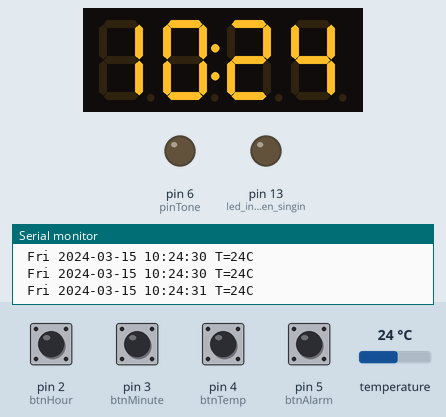
The sketch below on a simulated Arduino Uno, built with avr-gcc and run on an emulated ATmega328P. On the bench: 4-digit seven-segment display, output pins drawn as LEDs (lit = HIGH), the last lines printed to the serial monitor. The test bench sets the inputs (shaded band); at power-on: pin 2 (btnHour), pin 3 (btnMinute), pin 4 (btnTemp), pin 5 (btnAlarm) HIGH, temperature 24 °C. The local clock reads 2024-03-15 10:24:30 at power-on unless the sketch sets it.

Above: at 1.3 s.
1.4 s: pin 4 (btnTemp) pulled LOW for 0.6 s
At 1.9 s:
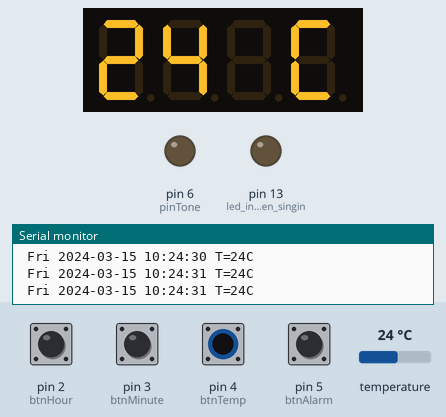
3.5 s: pin 2 (btnHour) pulled LOW for 0.6 s
At 5.1 s:
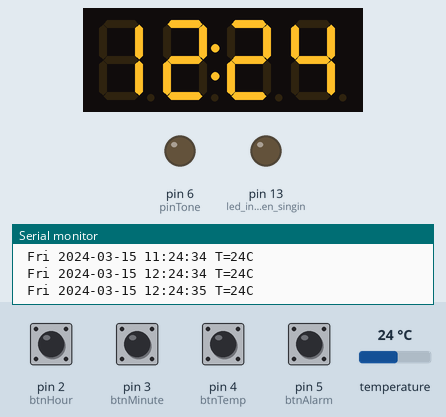
6.0 s: pin 3 (btnMinute) pulled LOW for 0.6 s
At 8.0 s:
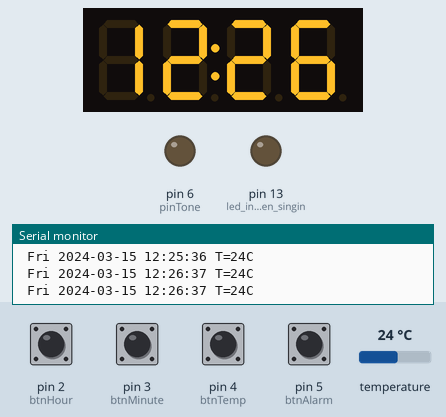
8.5 s: pin 5 (btnAlarm) pulled LOW for 0.6 s
At 9.0 s:
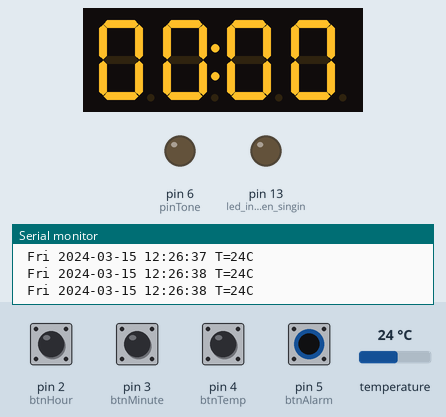
10.6 s: pin 2 (btnHour) pulled LOW for 1 s
At 12.0 s:
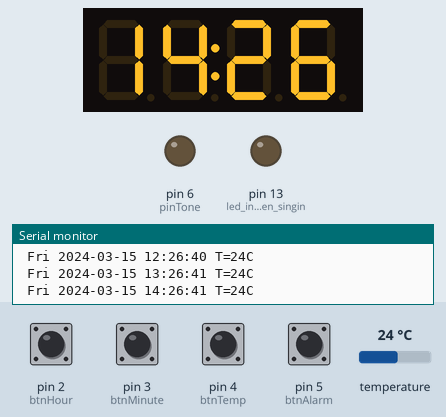
13.1 s: pin 3 (btnMinute) pulled LOW for 1 s
At 31.5 s:
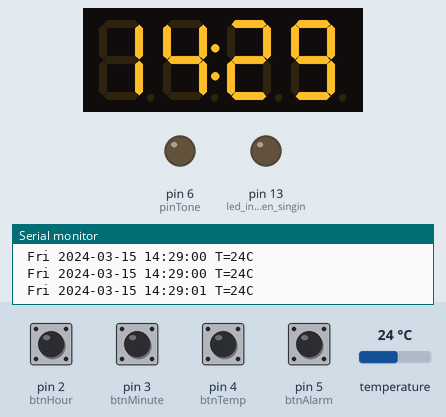
Timing chart, 0 to 31.8 s (numbered marks = the images above; inputs shaded):
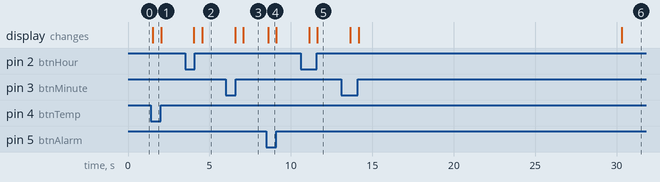

Measured:
- after the input at 1.4 s, the display: changes after 0.12 s (image 1)
- after the input at 3.5 s, the display: first changes after 0.55 s (image 2 shows a later state)
- after the input at 6.0 s, the display: first changes after 0.58 s (image 3 shows a later state)
- after the input at 8.5 s, the display: changes after 0.10 s (image 4)
- after the input at 10.6 s, the display: first changes after 0.53 s (image 5 shows a later state)

The sketch:

alarmclock.ino
```cpp
/***********************************************************************
 * Alarm clock
 *
 * Uses the following peripherals:
 *
 * HT16K33 4-digit 7-segment display with I2C interface
 * DS32321 Real-time clock module with I2C interface
 * 1 passive buzzer
 * 3 pushbuttons connected to digital inputs (active LOW)
 * 1 latching switch (active LOW)
 *
 * Features:
 * - keeps time, even when powered off thanks to battery-backed RTC
 * - 24-hour time display
 * - alarm that plays a tune
 ***********************************************************************/

#include <PlayRtttl.h>
#include <RTClib.h>
#include <HT16K33.h>

// pushbuttons for hour, minute and temperature display
const byte btnHour = 2;
const byte btnMinute = 3;
const byte btnTemp = 4;
// alarm on/off switch
const byte btnAlarm = 5;
// pin connected to the buzzer
const byte pinTone = 6;

RTC_DS3231 rtc;
HT16K33 display(0x70);

// encodings of the digits on the 7-segment display
const uint8_t charmap[] = {
  0x3F,   // 0
  0x06,   // 1
  0x5B,   // 2
  0x4F,   // 3
  0x66,   // 4
  0x6D,   // 5
  0x7D,   // 6
  0x07,   // 7
  0x7F,   // 8
  0x6F,   // 9
};

char buf[32];
int showAlarmTime = -1;
int alarmHour;
int alarmMin;
const char *weekdays[] = {"Sun", "Mon", "Tue", "Wed", "Thu", "Fri", "Sat"};
char StarWarsInRam[] = "StarWars:d=32,o=5,b=45,l=2,s=N:p,f#,f#,f#,8b.,8f#.6,e6,d#6,c#6,8b.6,16f#.6,e6,d#6,c#6,8b.6,16f#.6,e6,d#6,e6,8c#6";

void setup() {
  Serial.begin(9600);

  display.begin();
  Wire.setClock(100000);
  display.displayClear();
  display.suppressLeadingZeroPlaces(1);
  display.displayOn();

  pinMode(btnHour, INPUT_PULLUP);
  pinMode(btnMinute, INPUT_PULLUP);
  pinMode(btnTemp, INPUT_PULLUP);
  pinMode(btnAlarm, INPUT_PULLUP);
  pinMode(pinTone, OUTPUT);  //buzzer
  pinMode(13, OUTPUT);       //led indicator when singing a note

  if (!rtc.begin()) {
    Serial.println("Couldn't find RTC");
    Serial.flush();
    abort();
  }
  if (rtc.lostPower()) {
    Serial.println("RTC lost power, let's set the time!");
    // When time needs to be set on a new device, or after a power loss, the
    // following line sets the RTC to the date & time this sketch was compiled
    rtc.adjust(DateTime(F(__DATE__), F(__TIME__)));
    // This line sets the RTC with an explicit date & time, for example to set
    // January 21, 2014 at 3am you would call:
    // rtc.adjust(DateTime(2014, 1, 21, 3, 0, 0));
  }

  //we don't need the 32K Pin, so disable it
  rtc.disable32K();
  rtc.clearAlarm(1);
  rtc.clearAlarm(2);

  // stop oscillating signals at SQW Pin
  // otherwise setAlarm1 will fail
  rtc.writeSqwPinMode(DS3231_OFF);

  // turn off alarm 2 (in case it isn't off already)
  // again, this isn't done at reboot, so a previously set alarm could easily go overlooked
  rtc.disableAlarm(2);
}

void loop() {
  DateTime now = rtc.now();
  int hour = now.hour();
  int minute = now.minute();

  Serial.print(" ");
  sprintf(buf, "%s %04d-%02d-%02d %02d:%02d:%02d ",
          weekdays[now.dayOfTheWeek()],
          now.year(), now.month(), now.day(),
          hour, minute, now.second());
  Serial.print(buf);

  // Display the temperature
  int temp = rtc.getTemperature();
  sprintf(buf, "T=%2dC\n", temp);
  Serial.print(buf);

  int isHourBtn = digitalRead(btnHour) == LOW;
  int isMinBtn = digitalRead(btnMinute) == LOW;
  int isAlarmBtn = digitalRead(btnAlarm) == LOW;
  if (isAlarmBtn) {
    if (showAlarmTime == -1) {
      // show alarm time for a while after Alarm is activated
      showAlarmTime = 10;
    }
    if (isHourBtn || isMinBtn) {
      if (isHourBtn) {
        alarmHour = (alarmHour + 1) % 24;
      }
      if (isMinBtn) {
        alarmMin = (alarmMin + 1) % 60;
      }
      setAlarm();
      showAlarmTime = 10;
    }
  } else {
    if (isHourBtn) {
      now = now + TimeSpan(3600);
      rtc.adjust(now);
    }
    if (isMinBtn) {
      now = now + TimeSpan(60);
      rtc.adjust(now);
    }
    showAlarmTime = -1;
  }

  if (digitalRead(btnTemp) == LOW) {
    displayTemperature(temp);
  } else if (showAlarmTime > 0) {
    displayTime(alarmHour, alarmMin, false);
    --showAlarmTime;
  } else {
    displayTime(hour, minute, isAlarmBtn);
  }

  if (rtc.alarmFired(1)) {
    rtc.clearAlarm(1);
    Serial.println("Alarm 1 fired!");
    if (isAlarmBtn) {
      playRtttlBlocking(pinTone, StarWarsInRam);
    }
  }

  delay(500);
}

void displayTime(int hour, int minute, bool armed) {
  display.suppressLeadingZeroPlaces(0);
  uint8_t x[4];
  x[0] = charmap[hour / 10];
  x[1] = charmap[hour % 10];
  x[2] = charmap[minute / 10];
  x[3] = charmap[minute % 10];
  // if armed, display a dot in the last digit
  if (armed) {
    x[3] |= 0x80;
  }
  display.displayRaw(x);
  display.displayColon(true);
}

void displayTemperature(int temp) {
  uint8_t x[4];
  temp = min(temp, 99);
  x[0] = charmap[temp / 10];
  x[1] = charmap[temp % 10];
  x[2] = 0;
  x[3] = 0x39;  // 'C'
  display.displayColon(false);
  display.displayRaw(x);
}

void setAlarm() {
  if (!rtc.setAlarm1(DateTime(0, 1, 1, alarmHour, alarmMin, 0), DS3231_A1_Hour)) {
    Serial.println("Error setting alarm!");
  }
}
```
